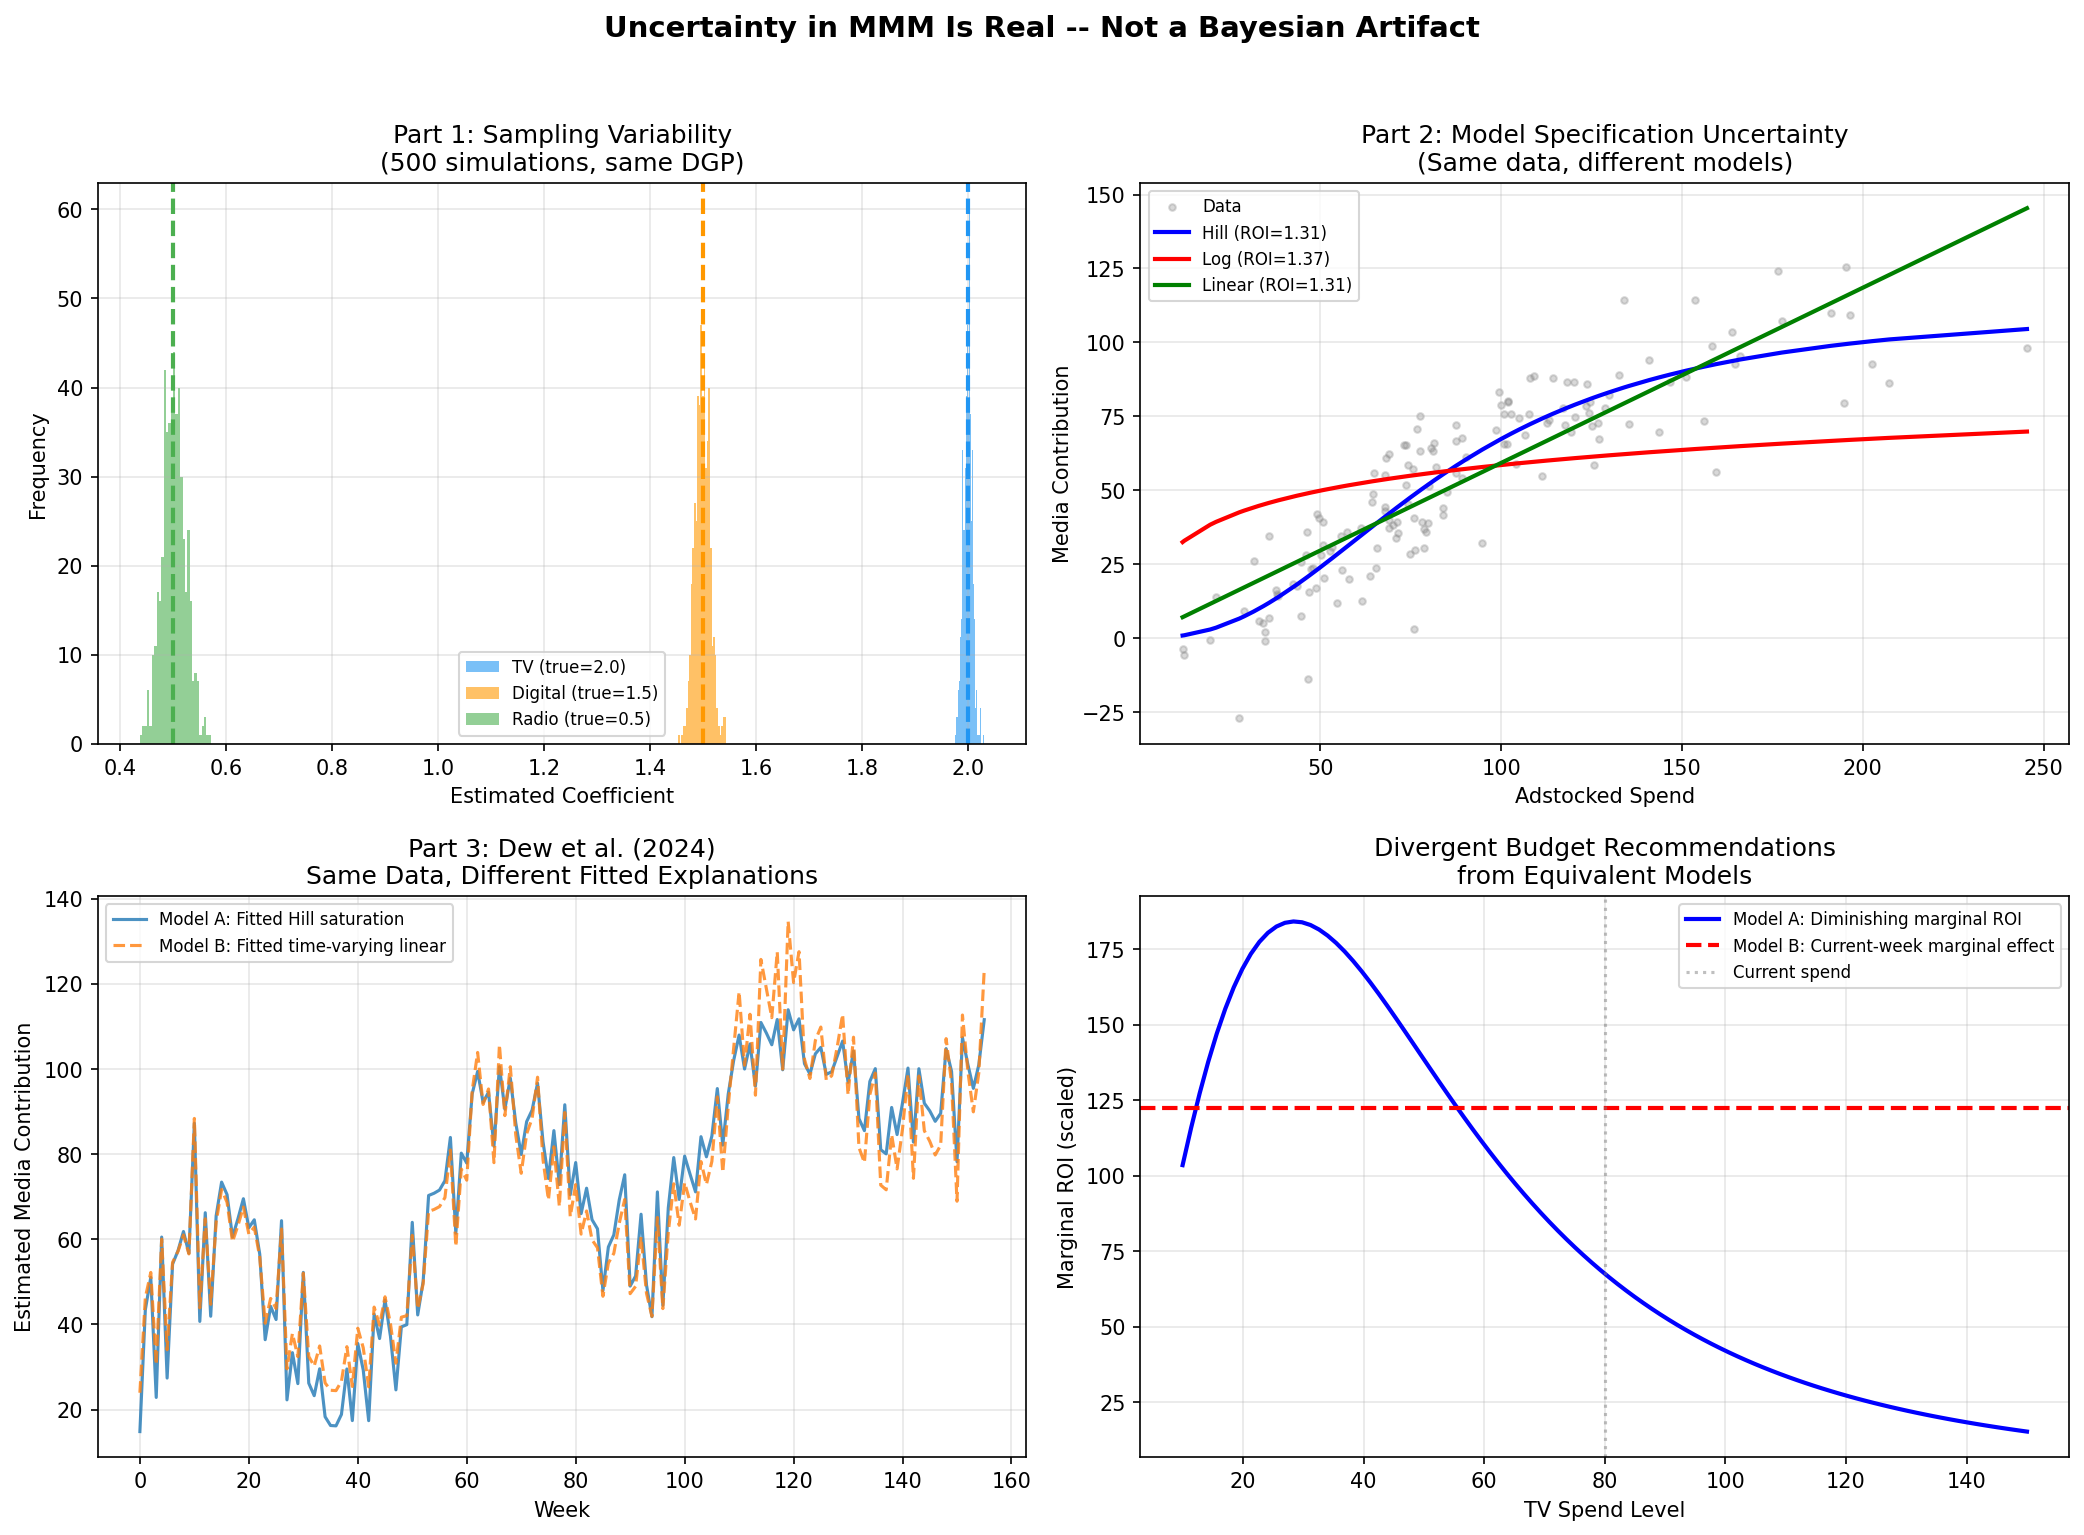

Generate this figure with Python:
"""
02 - Uncertainty in MMM Is Real (Not a Bayesian Artifact)
==========================================================
Research Point (Section 2 / report 2.1 / all docs):
  Aryma Labs claims: "In MMM, there is no uncertainty... The sales are
  already realized... Our goal is to find these precise numbers."

  VERDICT: INCORRECT. There is genuine uncertainty from:
    1. Sampling variability (finite data from a stochastic process)
    2. Model specification uncertainty (which functional form is correct?)
    3. Causal identification uncertainty (confounding)
    4. Omitted variable bias

  "If you replayed the same 3 years with identical marketing spend,
   you would NOT get identical sales each week."

This script demonstrates:
  1. Sampling variability: same DGP, different samples -> different estimates
  2. Model specification uncertainty: Hill vs log saturation -> different ROIs
  3. A Dew et al. (2024)-style point: plausible alternative models can
     still imply different optimal allocations
"""

import numpy as np
import matplotlib.pyplot as plt
from scipy.optimize import curve_fit

from demo_utils import finalize_figure

np.random.seed(42)

# ── Helper: Media transformations ──────────────────────────────────────────


def hill_function(x, ec, slope):
    """Hill saturation function."""
    return x**slope / (ec**slope + x**slope)


def log_saturation(x, alpha):
    """Log saturation function."""
    return alpha * np.log1p(x)


def geometric_adstock(x, decay):
    """Geometric adstock (carryover)."""
    result = np.zeros_like(x)
    result[0] = x[0]
    for t in range(1, len(x)):
        result[t] = x[t] + decay * result[t - 1]
    return result


def fit_curve_or_raise(label, func, x, y, **kwargs):
    """Raise a helpful error when a nonlinear demo fit stops converging."""
    try:
        return curve_fit(func, x, y, **kwargs)
    except (RuntimeError, ValueError) as exc:
        raise RuntimeError(f"{label} fit failed: {exc}") from exc


# ══════════════════════════════════════════════════════════════════════════
# PART 1: SAMPLING VARIABILITY
# ══════════════════════════════════════════════════════════════════════════

print("=" * 70)
print("PART 1: SAMPLING VARIABILITY -- Same DGP, Different Estimates")
print("=" * 70)

n_obs = 150
n_simulations = 500
beta_true = np.array([2.0, 1.5, 0.5])  # TV, Digital, Radio

# Collect OLS estimates across simulations
beta_estimates = np.zeros((n_simulations, 3))

for sim in range(n_simulations):
    # Generate fresh data from the SAME data-generating process
    X = np.random.exponential(scale=[50, 30, 20], size=(n_obs, 3))
    noise = np.random.normal(0, 5.0, n_obs)
    y = X @ beta_true + 100 + noise

    # OLS estimate
    X_aug = np.column_stack([np.ones(n_obs), X])
    beta_hat = np.linalg.lstsq(X_aug, y, rcond=None)[0]
    beta_estimates[sim] = beta_hat[1:]  # skip intercept

print(
    f"\nTrue coefficients: TV={beta_true[0]}, Digital={beta_true[1]}, Radio={beta_true[2]}"
)
print(f"\nAcross {n_simulations} simulations of {n_obs} observations each:")
for i, ch in enumerate(["TV", "Digital", "Radio"]):
    mean_est = beta_estimates[:, i].mean()
    std_est = beta_estimates[:, i].std()
    range_95 = np.percentile(beta_estimates[:, i], [2.5, 97.5])
    print(
        f"  {ch:<8}: mean={mean_est:.3f}, std={std_est:.3f}, "
        f"95% range=[{range_95[0]:.3f}, {range_95[1]:.3f}]"
    )

print("\n  -> Even with the SAME data-generating process, estimates vary")
print("     substantially across samples. This IS real uncertainty.")


# ══════════════════════════════════════════════════════════════════════════
# PART 2: MODEL SPECIFICATION UNCERTAINTY
# ══════════════════════════════════════════════════════════════════════════

print("\n" + "=" * 70)
print("PART 2: MODEL SPECIFICATION UNCERTAINTY -- Different Models, Same Data")
print("=" * 70)

# Generate one dataset with Hill saturation as the true DGP
n = 150
spend_tv = np.random.exponential(40, n)

# True DGP: strong nonlinear media effect plus moderate noise
adstocked_tv = geometric_adstock(spend_tv, decay=0.55)
true_contribution = 120.0 * hill_function(adstocked_tv, ec=90, slope=2.2)
y_true = 200 + true_contribution + np.random.normal(0, 12.0, n)

# Fit Model A: Hill saturation (correct specification)
popt_hill, _ = fit_curve_or_raise(
    "Hill saturation",
    lambda x, beta, ec, slope: beta * hill_function(x, ec, slope),
    adstocked_tv,
    y_true - 200,
    p0=[100.0, 90, 2.0],
    bounds=([0.0, 5.0, 0.5], [400.0, 250.0, 5.0]),
    maxfev=10000,
)
contribution_hill = popt_hill[0] * hill_function(adstocked_tv, popt_hill[1], popt_hill[2])
roi_hill = contribution_hill.sum() / spend_tv.sum()

# Fit Model B: Log saturation (misspecified but plausible)
popt_log, _ = fit_curve_or_raise(
    "Log saturation",
    lambda x, alpha: alpha * np.log1p(x),
    adstocked_tv,
    y_true - 200,
    p0=[25.0],
    maxfev=10000,
)
contribution_log = popt_log[0] * np.log1p(adstocked_tv)
roi_log = contribution_log.sum() / spend_tv.sum()

# Fit Model C: Linear-through-origin (simplest, also misspecified)
coef_linear = np.linalg.lstsq(adstocked_tv[:, None], y_true - 200, rcond=None)[0][0]
contribution_linear = coef_linear * adstocked_tv
roi_linear = contribution_linear.sum() / spend_tv.sum()


# Compute in-sample R^2 for each
def r_squared(y_true_vals, y_pred):
    ss_res = np.sum((y_true_vals - y_pred) ** 2)
    ss_tot = np.sum((y_true_vals - y_true_vals.mean()) ** 2)
    return 1 - ss_res / ss_tot


r2_hill = (
    r_squared(y_true - 200, contribution_hill) if not np.isnan(roi_hill) else np.nan
)
r2_log = r_squared(y_true - 200, contribution_log) if not np.isnan(roi_log) else np.nan
r2_linear = r_squared(y_true - 200, contribution_linear)

print(f"\nAll three models fit the SAME dataset ({n} observations):")
print(f"{'Model':<20} {'R-squared':>10} {'Implied ROI':>12}")
print("-" * 44)
print(f"{'Hill (correct)':<20} {r2_hill:>10.4f} {roi_hill:>12.4f}")
print(f"{'Log (misspecified)':<20} {r2_log:>10.4f} {roi_log:>12.4f}")
print(f"{'Linear (simple)':<20} {r2_linear:>10.4f} {roi_linear:>12.4f}")
print()
print("  -> Models with similar in-sample fit can imply DIFFERENT ROIs.")
print("     Different reasonable specifications can shift fitted ROI")
print("     and recommended spend from the same observed data.")


# ══════════════════════════════════════════════════════════════════════════
# PART 3: DEW ET AL. (2024) -- NONLINEAR vs TIME-VARYING EQUIVALENCE
# ══════════════════════════════════════════════════════════════════════════

print("\n" + "=" * 70)
print("PART 3: Same Dataset, Different Fitted Explanations")
print("  (Illustrating Dew, Padilla & Shchetkina, 2024)")
print("=" * 70)

# Generate data that is consistent with BOTH:
#   Model A: Fixed effect with saturation (nonlinear, beta constant)
#   Model B: Time-varying linear effect (beta declines over time)

n_weeks = 156  # 3 years
t_norm = np.linspace(0, 1, n_weeks)
spend = (
    25
    + 0.40 * np.arange(n_weeks)
    + 18 * np.sin(2 * np.pi * np.arange(n_weeks) / 52)
    + np.random.normal(0, 8, n_weeks)
)
spend = np.maximum(spend, 5)

# True DGP: saturation model
baseline = 100.0
true_saturated = 140.0 * hill_function(spend, ec=50, slope=2.0)
noise = np.random.normal(0, 3.0, n_weeks)
y_observed = baseline + true_saturated + noise

# Fit Model A: nonlinear saturation
popt_sat, _ = curve_fit(
    lambda x, beta, ec, slope: beta * hill_function(x, ec, slope),
    spend,
    y_observed - baseline,
    p0=[140.0, 50.0, 2.0],
    bounds=([0.0, 5.0, 0.5], [400.0, 200.0, 5.0]),
    maxfev=10000,
)
contribution_saturated = popt_sat[0] * hill_function(spend, popt_sat[1], popt_sat[2])

# Fit Model B: time-varying linear effectiveness on the SAME observed data
design_tv = np.column_stack([spend, spend * t_norm])
coef_tv, _, _, _ = np.linalg.lstsq(design_tv, y_observed - baseline, rcond=None)
beta_tv = coef_tv[0] + coef_tv[1] * t_norm
contribution_timevarying = design_tv @ coef_tv

# Show that both fitted models explain the data similarly
residuals_A = y_observed - baseline - contribution_saturated
residuals_B = y_observed - baseline - contribution_timevarying

rmse_A = np.sqrt(np.mean(residuals_A**2))
rmse_B = np.sqrt(np.mean(residuals_B**2))

# Compute implied optimal allocation at different spend levels
spend_test = np.linspace(10, 150, 100)

marginal_A = popt_sat[0] * hill_function(
    spend_test * 1.01, ec=popt_sat[1], slope=popt_sat[2]
) - popt_sat[0] * hill_function(spend_test, ec=popt_sat[1], slope=popt_sat[2])
marginal_A /= 0.01 * spend_test  # marginal ROI

current_marginal_B = beta_tv[-1]
early_marginal_B = beta_tv[0]

print(f"\nBoth models were fit to the same {n_weeks}-week dataset:")
print(f"  Model A (fitted Hill saturation):          RMSE = {rmse_A:.3f}")
print(f"  Model B (time-varying linear approximation): RMSE = {rmse_B:.3f}")
print()
print("Budget recommendations diverge:")
print(f"  Model A says: 'TV is below saturation at spend=80' -> INCREASE spend")
print(
    f"    (Marginal ROI at spend=80: {np.interp(80, spend_test, marginal_A):.3f})"
)
print(f"  Model B says: 'TV effectiveness is DECLINING over time' -> DECREASE spend")
print(
    f"    (Current marginal effect: {current_marginal_B:.3f}, was {early_marginal_B:.3f})"
)
print()
print("  -> SAME data, DIFFERENT fitted stories, DIFFERENT actionable conclusions.")
print("     Even without claiming perfect observational equivalence, model")
print("     specification uncertainty is enough to change recommendations.")


# ══════════════════════════════════════════════════════════════════════════
# VISUALIZATION
# ══════════════════════════════════════════════════════════════════════════

fig, axes = plt.subplots(2, 2, figsize=(14, 10))

# Panel A: Sampling variability
for i, (ch, color) in enumerate(
    zip(["TV", "Digital", "Radio"], ["#2196F3", "#FF9800", "#4CAF50"])
):
    axes[0, 0].hist(
        beta_estimates[:, i],
        bins=30,
        alpha=0.6,
        color=color,
        label=f"{ch} (true={beta_true[i]})",
    )
    axes[0, 0].axvline(beta_true[i], color=color, linestyle="--", linewidth=2)
axes[0, 0].set_xlabel("Estimated Coefficient")
axes[0, 0].set_ylabel("Frequency")
axes[0, 0].set_title("Part 1: Sampling Variability\n(500 simulations, same DGP)")
axes[0, 0].legend(fontsize=8)
axes[0, 0].grid(alpha=0.3)

# Panel B: Model specification uncertainty
spend_plot = np.linspace(1, 200, 200)
adstocked_plot = spend_plot  # simplified for visualization
axes[0, 1].scatter(adstocked_tv, y_true - 200, alpha=0.3, s=10, c="gray", label="Data")
sorted_idx = np.argsort(adstocked_tv)
if not np.isnan(roi_hill):
    axes[0, 1].plot(
        adstocked_tv[sorted_idx],
        contribution_hill[sorted_idx],
        "b-",
        linewidth=2,
        label=f"Hill (ROI={roi_hill:.2f})",
    )
if not np.isnan(roi_log):
    axes[0, 1].plot(
        adstocked_tv[sorted_idx],
        contribution_log[sorted_idx],
        "r-",
        linewidth=2,
        label=f"Log (ROI={roi_log:.2f})",
    )
axes[0, 1].plot(
    adstocked_tv[sorted_idx],
    contribution_linear[sorted_idx],
    "g-",
    linewidth=2,
    label=f"Linear (ROI={roi_linear:.2f})",
)
axes[0, 1].set_xlabel("Adstocked Spend")
axes[0, 1].set_ylabel("Media Contribution")
axes[0, 1].set_title(
    "Part 2: Model Specification Uncertainty\n(Same data, different models)"
)
axes[0, 1].legend(fontsize=8)
axes[0, 1].grid(alpha=0.3)

# Panel C: Dew et al. -- two explanations
axes[1, 0].plot(
    contribution_saturated, label="Model A: Fitted Hill saturation", alpha=0.8
)
axes[1, 0].plot(
    contribution_timevarying,
    label="Model B: Fitted time-varying linear",
    alpha=0.8,
    linestyle="--",
)
axes[1, 0].set_xlabel("Week")
axes[1, 0].set_ylabel("Estimated Media Contribution")
axes[1, 0].set_title("Part 3: Dew et al. (2024)\nSame Data, Different Fitted Explanations")
axes[1, 0].legend(fontsize=8)
axes[1, 0].grid(alpha=0.3)

# Panel D: Divergent budget recommendations
axes[1, 1].plot(
    spend_test,
    marginal_A * 100,
    "b-",
    linewidth=2,
    label="Model A: Diminishing marginal ROI",
)
axes[1, 1].axhline(
    current_marginal_B * 100,
    color="r",
    linestyle="--",
    linewidth=2,
    label="Model B: Current-week marginal effect",
)
axes[1, 1].axvline(80, color="gray", linestyle=":", alpha=0.5, label="Current spend")
axes[1, 1].set_xlabel("TV Spend Level")
axes[1, 1].set_ylabel("Marginal ROI (scaled)")
axes[1, 1].set_title("Divergent Budget Recommendations\nfrom Equivalent Models")
axes[1, 1].legend(fontsize=8)
axes[1, 1].grid(alpha=0.3)

plt.suptitle(
    "Uncertainty in MMM Is Real -- Not a Bayesian Artifact",
    fontsize=14,
    fontweight="bold",
    y=1.02,
)
plt.tight_layout()
finalize_figure("02_uncertainty_in_mmm.png", fig=fig)

print("\n" + "=" * 70)
print("KEY TAKEAWAY:")
print("  The claim 'there is no uncertainty in MMM' conflates the certainty")
print("  of historical data with the certainty of causal effects. Even with")
print("  FIXED historical data, there is genuine uncertainty from sampling")
print("  variability, model specification, and causal identification.")
print("  This is true REGARDLESS of whether you use Bayesian or frequentist")
print("  methods. Frequentist CIs are also uncertainty quantification tools.")
print("=" * 70)
